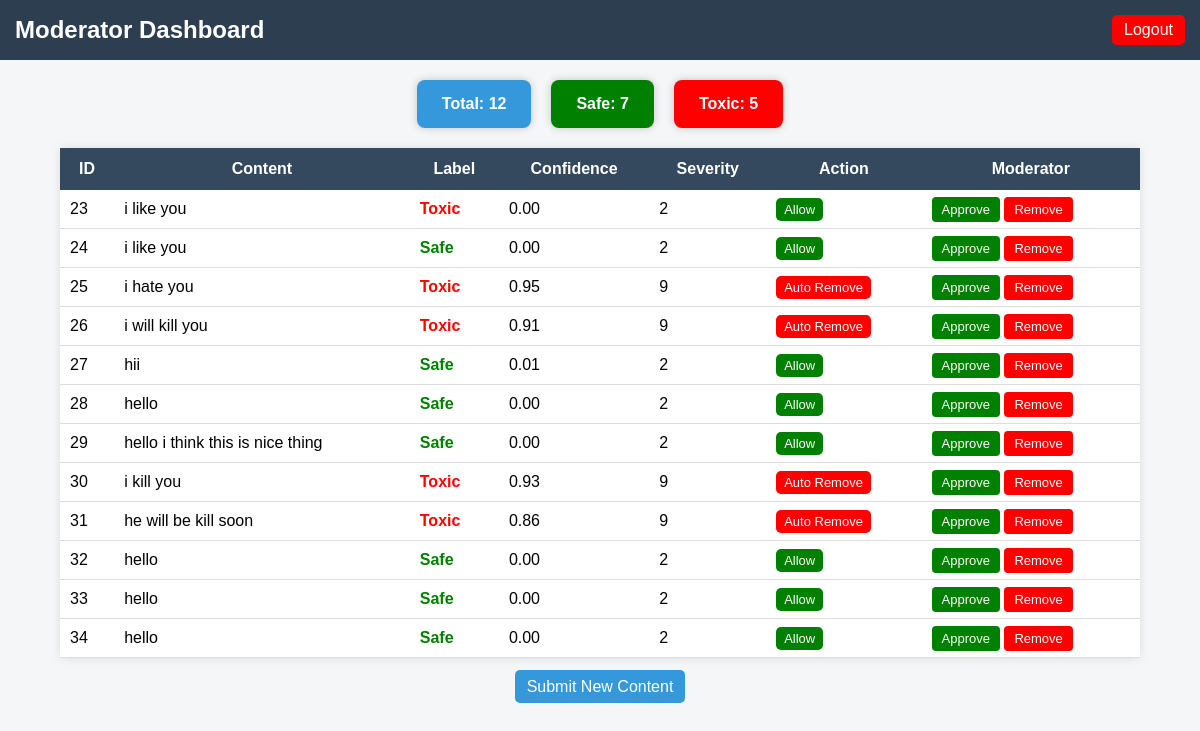
Page /dashboard (signed in) on the earlier database version.
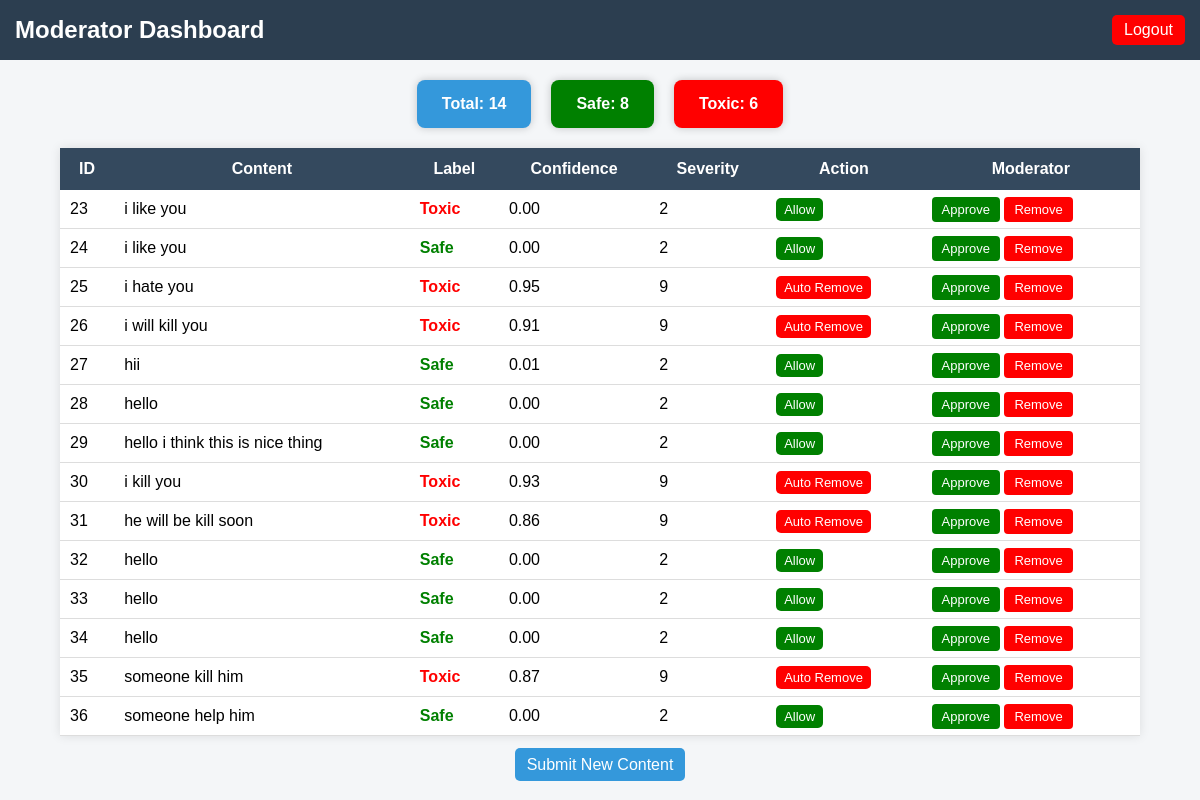
Same page on the later database version.
### tables this page shows
CREATE TABLE posts (
        id INTEGER PRIMARY KEY AUTOINCREMENT,
        content TEXT,
        label TEXT,
        confidence REAL,
        severity INTEGER,
        action TEXT
    );

### app.py (the view)
@app.route("/dashboard")
def dashboard():
    if 'user' not in session:
        return redirect("/login")
    conn = get_db_connection()
    cursor = conn.cursor()
    posts = cursor.execute("SELECT * FROM posts").fetchall()
    total_posts = cursor.execute("SELECT COUNT(*) FROM posts").fetchone()[0]
    toxic_count = cursor.execute("SELECT COUNT(*) FROM posts WHERE label='toxic'").fetchone()[0]
    safe_count = cursor.execute("SELECT COUNT(*) FROM posts WHERE label='safe'").fetchone()[0]
    conn.close()
    return render_template(
        "dashboard.html",
        posts=posts,
        total_posts=total_posts,
        toxic_count=toxic_count,
        safe_count=safe_count
    )

### app.py (called while the page is built)
def get_db_connection():
    conn = sqlite3.connect("database.db")
    conn.row_factory = sqlite3.Row   # better access
    return conn

### templates/dashboard.html (shortened to what this page needs)
<!DOCTYPE html>
<html>
<head>
</head>
<body>
<div class="header">
    <h2>Moderator Dashboard</h2>
    <a href="/logout" class="logout">Logout</a>
</div>
<div class="stats">
    <div class="card total">Total: {{ total_posts }}</div>
    <div class="card safe-card">Safe: {{ safe_count }}</div>
    <div class="card toxic-card">Toxic: {{ toxic_count }}</div>
</div>
<table>
<tr>
<th>ID</th>
<th>Content</th>
<th>Label</th>
<th>Confidence</th>
<th>Severity</th>
<th>Action</th>
<th>Moderator</th>
</tr>
{% for post in posts %}
<tr>
<td>{{ post[0] }}</td>
<td>{{ post[1] }}</td>
<td>
{% if post[2] == "toxic" %}
<span class="toxic">Toxic</span>
{% else %}
<span class="safe">Safe</span>
{% endif %}
</td>
<td>{{ "%.2f"|format(post[3]) }}</td>
<td>{{ post[4] }}</td>
<td>
{% if post[5] == "ALLOW" %}
<span class="badge allow">Allow</span>
{% elif post[5] == "AUTO_REMOVE" %}
<span class="badge remove">Auto Remove</span>
{% else %}
<span class="badge review">Review</span>
{% endif %}
</td>
<td>
<a class="btn btn-approve" href="/update/{{ post[0] }}/APPROVED">Approve</a>
<a class="btn btn-remove"
   href="/update/{{ post[0] }}/REMOVED"
   onclick="return confirm('Are you sure you want to remove this content?')">
   Remove
</a>
</td>
</tr>
{% endfor %}
</table>
<div class="footer">
    <a class="btn-home" href="/">Submit New Content</a>
</div>
</body>
</html>

### templates/dashboard.html (style rules this page uses)
body { font-family: Arial, sans-serif; background-color:#f4f6f8; margin:0; }
.header { background:#2c3e50; color:white; padding:15px; display:flex; justify-content:space-between; align-items:center; }
.header h2 { margin:0; }
.logout { background:red; color:white; padding:6px 12px; text-decoration:none; border-radius:5px; }
.stats { display:flex; justify-content:center; gap:20px; margin:20px; }
.card { padding:15px 25px; border-radius:8px; color:white; font-weight:bold; box-shadow:0 0 8px rgba(0,0,0,0.2); }
.total { background:#3498db; }
.safe-card { background:green; }
.toxic-card { background:red; }
table { margin:auto; border-collapse:collapse; width:90%; background:white; box-shadow:0 0 10px rgba(0,0,0,0.1); }
th { background:#34495e; color:white; padding:12px; }
td { padding:10px; border-bottom:1px solid #ddd; }
.safe { color:green; font-weight:bold; }
.toxic { color:red; font-weight:bold; }
.badge { padding:4px 8px; border-radius:5px; color:white; font-size:13px; }
.allow { background:green; }
.remove { background:red; }
.btn { padding:5px 10px; text-decoration:none; border-radius:4px; color:white; font-size:13px; }
.btn-approve { background:green; }
.btn-remove { background:red; }
.footer { text-align:center; margin:20px; }
.btn-home { background:#3498db; padding:8px 12px; color:white; text-decoration:none; border-radius:5px; }

Differences in the rows shown:
added posts: id "35", content "someone kill him", label "Toxic", confidence "0.87", severity "9", action "Auto Remove"
added posts: id "36", content "someone help him", label "Safe", confidence "0.00", severity "2", action "Allow"
Other differences:
{{ total_posts }}: "12" → "14"
{{ safe_count }}: "7" → "8"
{{ toxic_count }}: "5" → "6"
